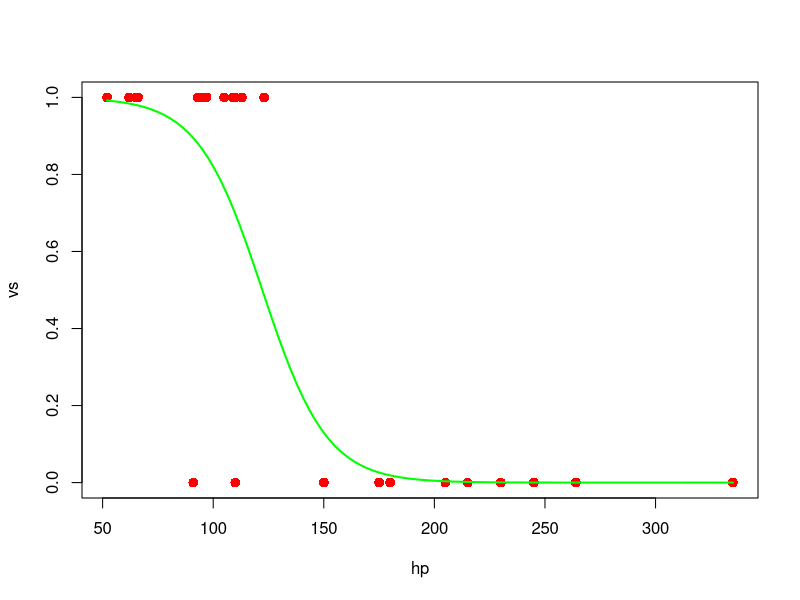

The R script that drew this image:
library(MASS)
library(caret)
set.seed(7)
data(mtcars)

split=createDataPartition(mtcars$vs,times=1,p=0.60,list=FALSE)
test_set=data.frame(mtcars[-split,c('hp','vs')])
test=data.frame(hp=seq(min(mtcars$hp),max(mtcars$hp),len=100))

model=glm(vs~hp,data=mtcars,family="binomial")

test$vs=predict(model,test,type="response")
test_preds=predict(model,test_set,type="response")

test_labs=as.factor(ifelse(test_preds>=0.5,1,0))
actual=as.factor(test_set$vs)
cm=confusionMatrix(actual,test_labs)

print(cm$table)
cat("Accuracy = ",cm$overall[1])

plot(vs~hp,data=mtcars,col='red',cex=1.3,pch=16)
lines(vs~hp,data=test,col='green',lwd=2)
############### OR  ################
#ggplot(mtcars,aes(x=hp,y=vs))+
#  geom_point(color="red",size=3)+
#  geom_line(data=test,aes(y=vs),color='green',size=1.2)+
#  labs(x = "hp", y = "vs")+
#  theme_minimal()
